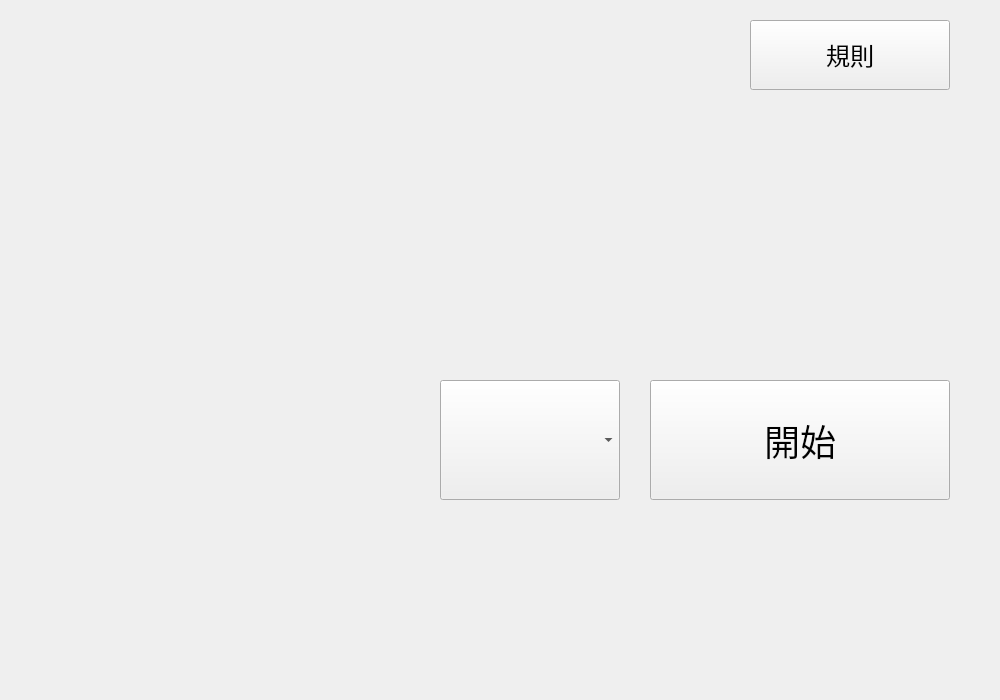
<?xml version="1.0" encoding="UTF-8"?>
<ui version="4.0">
 <class>IntroWidget</class>
 <widget class="QWidget" name="IntroWidget">
  <property name="geometry">
   <rect>
    <x>0</x>
    <y>0</y>
    <width>1000</width>
    <height>700</height>
   </rect>
  </property>
  <property name="windowTitle">
   <string>IntroWidget</string>
  </property>
  <widget class="QPushButton" name="startButton">
   <property name="geometry">
    <rect>
     <x>650</x>
     <y>380</y>
     <width>300</width>
     <height>120</height>
    </rect>
   </property>
   <property name="font">
    <font>
     <family>Microsoft JhengHei</family>
     <pointsize>27</pointsize>
    </font>
   </property>
   <property name="text">
    <string>開始</string>
   </property>
  </widget>
  <widget class="QPushButton" name="ruleButton">
   <property name="geometry">
    <rect>
     <x>750</x>
     <y>20</y>
     <width>200</width>
     <height>70</height>
    </rect>
   </property>
   <property name="font">
    <font>
     <family>Microsoft JhengHei</family>
     <pointsize>18</pointsize>
    </font>
   </property>
   <property name="text">
    <string>規則</string>
   </property>
  </widget>
  <widget class="QComboBox" name="comboBox">
   <property name="geometry">
    <rect>
     <x>440</x>
     <y>380</y>
     <width>180</width>
     <height>120</height>
    </rect>
   </property>
  </widget>
 </widget>
 <resources/>
 <connections/>
</ui>
